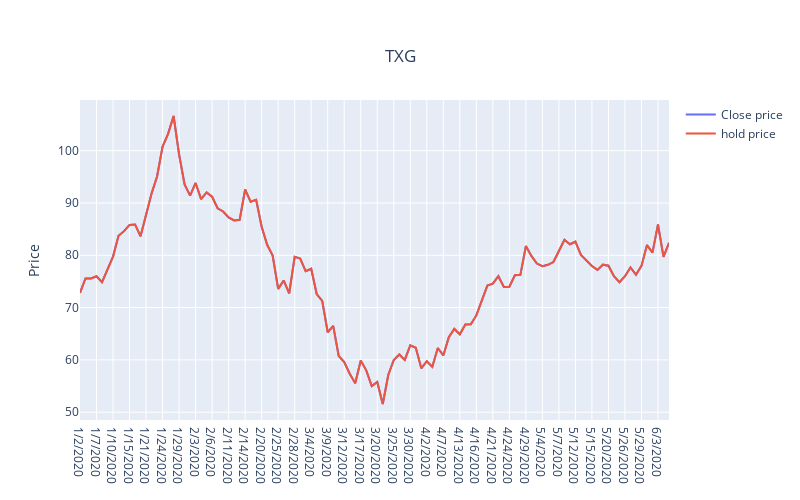

The code cell stored with this chart in its notebook:
### Code cell
buyhold = pd.DataFrame({'Date':data_TXG['Date'],'TXG.Close':data_TXG['TXG.Close'],'holdingvalue':portfolio_buyhold})

fig = go.Figure()
fig.add_trace(go.Scatter(x = buyhold['Date'], y = buyhold['TXG.Close'], mode = 'lines', name = 'Close price'))
fig.add_trace(go.Scatter(x = buyhold['Date'], y = buyhold['holdingvalue'], mode = 'lines', name = 'hold price'))
fig.update_layout(autosize = False, width = 800, height = 500, yaxis_title = "Price",
                 title={'text': "TXG",'y':0.9,'x':0.5,'xanchor': 'center','yanchor': 'top'})
fig.show()
